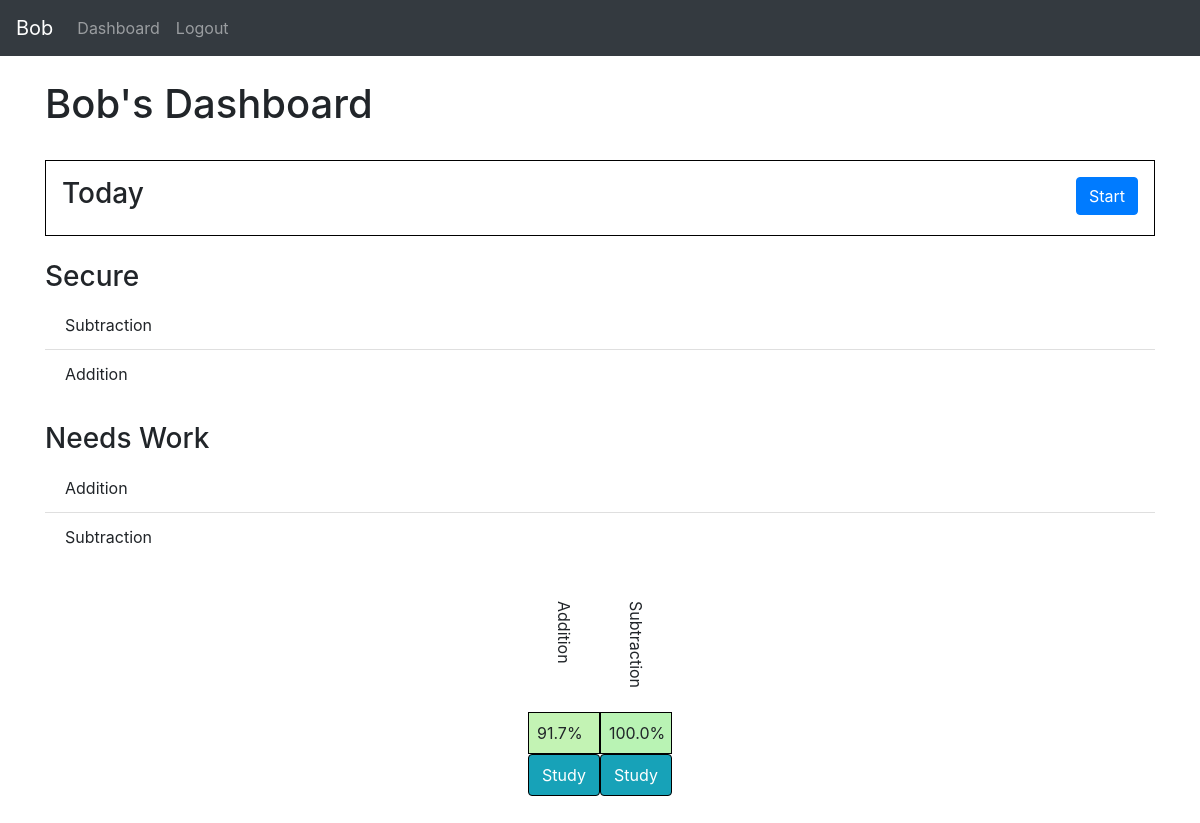
The page /student/dash (signed in) on the database its author committed.
### website/models.py (models this page shows)
class User(db.Model, UserMixin):
    id = db.Column(db.Integer, primary_key=True)
    email = db.Column(db.String(150), unique=True)
    password = db.Column(db.String(150))
    first_name = db.Column(db.String(150))
    teacher_id = db.relationship('Teacher', uselist=False, backref="user")
    student_id = db.relationship('Student', uselist=False, backref="user")

class Topic(db.Model):
    id = db.Column(db.Integer, primary_key=True)
    name = db.Column(db.String(150))
    active = db.Column(db.Boolean)
    locked = db.Column(db.Boolean)
    instances = db.Column(db.SmallInteger)
    date = db.Column(db.DateTime(timezone=True))
    group_id = db.Column(db.Integer, db.ForeignKey('group.id'))
    variable_ids = db.relationship('Variable')
    problem_ids = db.relationship('Problem')
    data_ids = db.relationship('Data')

class Data(db.Model):
    id = db.Column(db.Integer, primary_key=True)
    correct = db.Column(db.SmallInteger)
    completed = db.Column(db.SmallInteger)
    avg_time = db.Column(db.SmallInteger)
    accuracy = correct*100/completed
    last_done = db.Column(db.DateTime(timezone=True), default=func.now())
    topic_id = db.Column(db.Integer, db.ForeignKey('topic.id'))
    student_id = db.Column(db.Integer, db.ForeignKey('student.id'))

### website/student/student_views.py (the view)
@views.route('/dash', methods=['GET', 'POST'])
@login_required
def dash():
    if current_user.student_id:
        student = Student.query.filter_by(id=current_user.student_id.id).first()
    else:
        return redirect(url_for("teacher_views.groups", user=current_user))
    group = Group.query.get(student.group_id)
    top3 = (db.session.query(Topic, Data)
        .join(Data)
        .filter(Data.student_id == student.id)
        .filter(Topic.active)
        .order_by(Data.accuracy.desc())
        .order_by(Topic.name)
        ).limit(3).all()
    low3 = (db.session.query(Topic, Data)
        .join(Data)
        .filter(Data.student_id == student.id)
        .filter(Topic.active)
        .order_by(Data.accuracy.asc())
        .order_by(Topic.name)
        ).limit(3).all()
    value = request.form.get('button')
    if request.method == 'POST' and value:
        topic = Topic.query.get(value)
        return checkThisTopic(group, topic, student, True)
    elif request.method == 'POST':
        return checkTopics(group, student, True)
    for topic in group.topic_ids:
        if topic.active:
            days = datetime.now() - topic.date - timedelta(hours=1)
            data = Data.query.filter_by(student_id=student.id).filter_by(topic_id=topic.id).first()
            if days.seconds >= (data.completed)**2: # and not (data.last_done - datetime.now()).days == -1:
                return render_template("student/dash.html", user=current_user, student=student, group=group, top3=top3, low3=low3, remaining=True)
    return render_template("student/dash.html", user=current_user, student=student, group=group, top3=top3, low3=low3, remaining=False)

### website/templates/student/dash.html
{% extends "base.html" %} {% block title %}Dashboard{% endblock %}
{% block content %}
<br>
<h1>{{ user.first_name }}'s Dashboard</h1>
<br>
<div class="d-flex justify-content-between p-3" style="border:1px solid black">
    <h3>Today</h3>
    <form method="POST">
    {% if remaining %}
    <button type="submit" class="btn btn-primary">Start</button>
    {% else %}
    <h3 class="p-3" style="color: #009900;">All Done!</h3>
    {% endif %}
    </form>
</div>
<br>
<div>
    <div>
        <h3>Secure</h3>
        <ul class="list-group list-group-flush">
            {% for topic in top3 %}
            <li class="list-group-item">{{ topic[0].name }}</li>
            {% endfor %}
        </ul>
    </div>
    <br>
    <div>
        <h3>Needs Work</h3>
        <ul class="list-group list-group-flush">
            {% for topic in low3 %}
            <li class="list-group-item">{{ topic[0].name }}</li>
            {% endfor %}
        </ul>
    </div>
</div>
<br>
<div>
    <div class="p-2">
        <div class="d-flex justify-content-center">
        {% for topic in group.topic_ids %}
        {% if topic.active %}
        <div class="d-flex p-2" ><p style="writing-mode: tb-rl">{{ topic.name }}</p></div>
        {% endif%}
        {% endfor %}
    </div>
    <div class="d-flex justify-content-center">
    {% for data in student.data_ids %}
        {% for topic in group.topic_ids %}
        {% if data.topic_id == topic.id and topic.active%}
        <div class="d-flex p-2" style="width: 72px; background-color: hsl({{ data.correct*115/data.completed}}, 73%, 83%); border:1px solid black">{{ '%0.1f'| format(data.correct*100/data.completed) }}%</div>
        {% endif %}
        {% endfor %}
    {% endfor %}
    </div>
    <form method="POST">
    <div class="d-flex justify-content-center">
        {% for data in student.data_ids %}
            {% for topic in group.topic_ids %}
            {% if data.topic_id == topic.id and topic.active%}
            <button type="submit" name="button" class="btn btn-info p-2" style="width: 72px; border:1px solid black;" value="{{ topic.id }}">Study</button>
            {% endif %}
            {% endfor %}
        {% endfor %}
    </div>
    </form>
</div>
<br>
<br>
{% endblock %}🎉

### website/templates/base.html (shortened to what this page needs)
<!DOCTYPE html>
<html>
  <head>
    <link
      rel="stylesheet"
      href="https://stackpath.bootstrapcdn.com/bootstrap/4.4.1/css/bootstrap.min.css"
    />
    <link
      rel="stylesheet"
      href="https://stackpath.bootstrapcdn.com/font-awesome/4.7.0/css/font-awesome.min.css"
    />
  </head>
  <body>
    <nav class="navbar navbar-expand-lg navbar-dark bg-dark justify-content-between">
      <div>
      <div class="collapse navbar-collapse" id="navbar">
        <div class="navbar-nav">
            {% if user.is_authenticated %}
            <a class="navbar-brand" id="page" href='#'>{{ user.first_name }}</a>
            {% if user.teacher_id %}
            <a class="nav-item nav-link" id="page" href="/teacher/">Classes</a>
            {% elif user.student_id %}
            <a class="nav-item nav-link" id="page" href="/student/dash">Dashboard</a>
            {% endif %}
            <a class="nav-item nav-link ml-auto align-left" id="logout" href="/logout">Logout</a>
            {% else %}
            <a class="nav-item nav-link" id="login" href="/login">Login</a>
            <a class="nav-item nav-link" id="signUp" href="/sign-up">Sign Up</a>
            {% endif%}
        </div>
      </div>
    </div>
    </nav>
    <div class="container">{% block content %} {% endblock %}</div>
  </body>
</html>

### rows shown on the page
User: first_name "Bob"
Topic: name "Subtraction", {{ topic.id }} 2 (drawn)
Topic: name "Addition", {{ topic.id }} 1 (drawn)
Data: data.correct*100/data.completed "91.7"
Data: data.correct*100/data.completed "100.0"
